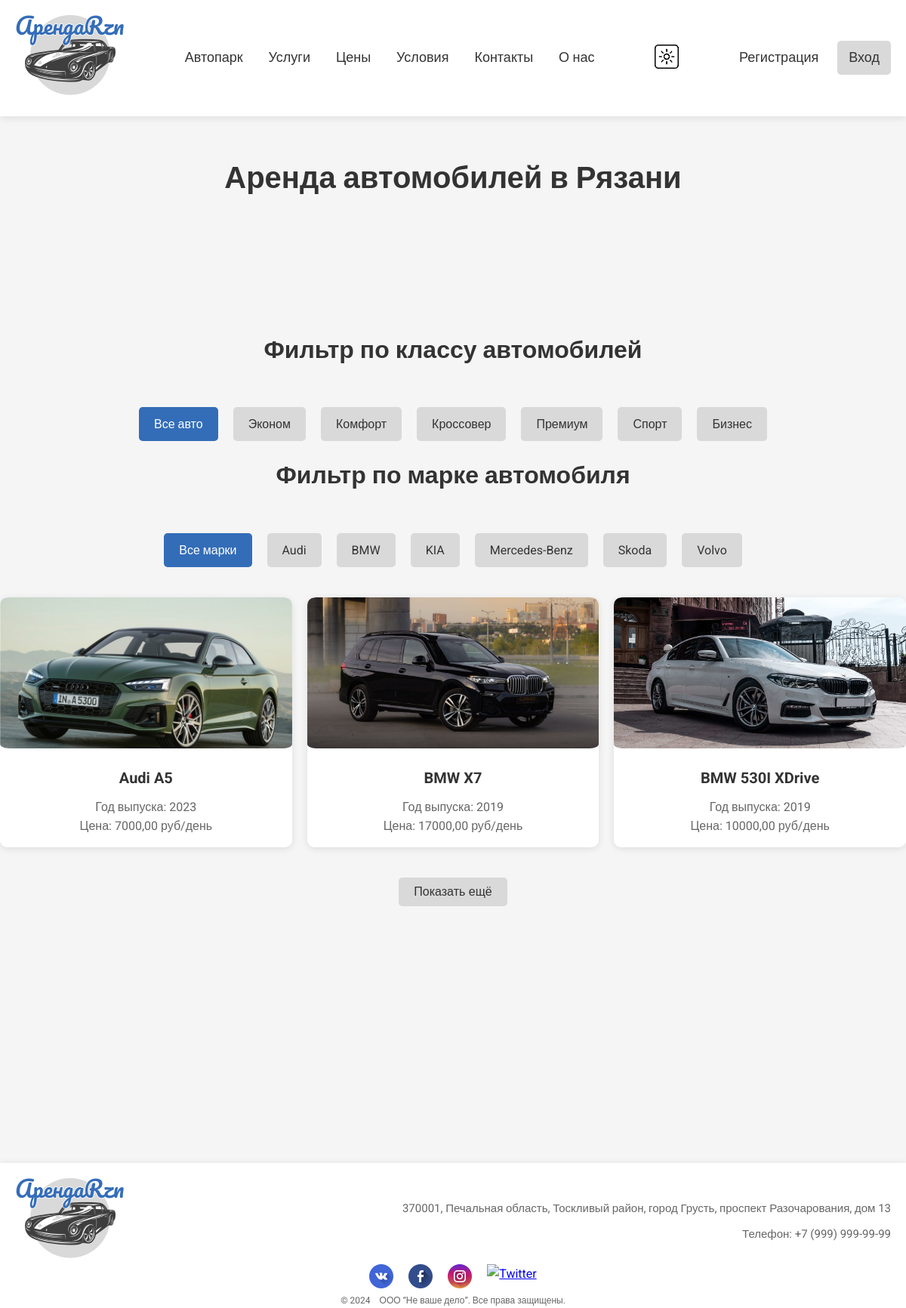
The app's page /rent/ with its own data.
### cars/models.py (models this page shows, shortened)
class CarClasses(models.Model):
    name = models.CharField(max_length=64, unique=True)
    description = models.TextField()

class CarBrands(models.Model):
    name = models.CharField(max_length=64, unique=True)
    def __str__(self) -> str:
        return self.name

class Cars(models.Model):
    brand = models.ForeignKey(CarBrands, on_delete=models.PROTECT)
    model = models.CharField(max_length=64)
    year = models.IntegerField()
    image = models.ImageField(upload_to='car_img', blank=True)
    description = models.TextField(blank=True)
    price = models.DecimalField(max_digits=9, decimal_places=2)
    carClass = models.ForeignKey(CarClasses, on_delete=models.PROTECT)
    is_rented = models.BooleanField(default=False)

### cars/views.py (the view)
# urls.py: path('rent/', include('cars.urls', namespace='cars')),
def rent(request):
    car_classes = CarClasses.objects.all()
    car_brands = CarBrands.objects.all()
    selected_class = request.GET.get('class')
    selected_brand = request.GET.get('brand')
    cars = Cars.objects.all()
    if selected_class and selected_class != 'all':
        cars = cars.filter(carClass__name=selected_class)
    if selected_brand and selected_brand != 'all':
        cars = cars.filter(brand__name=selected_brand)
    context = {
    'car_classes': car_classes,
    'car_brands': car_brands,
    'cars': cars,
    'selected_class': selected_class,
    'selected_brand': selected_brand,
    'title': 'Автопарк',
    }
    return render(request, 'cars/rent.html', context)

### cars/templates/cars/rent.html (shortened to what this page needs)
{% extends 'cars/base.html' %}
{% load static %}
{% block css %}
    <link rel="stylesheet" href='{% static "css/rent.css" %}' />
{% endblock %}
{% block context %}
<section class="welcome-section">
    <h1>Аренда автомобилей в Рязани</h1>
  </section>
<section class="filter-section">
    <h2>Фильтр по классу автомобилей</h2>
    <div class="overlap">
      <a href="?class=all{% if selected_brand %}&brand={{ selected_brand }}{% endif %}" class="filter-btn {% if not selected_class or selected_class == 'all' %}active{% endif %}">Все авто</a>
      {% for car_class in car_classes %}
          <a href="?class={{ car_class.name }}{% if selected_brand %}&brand={{ selected_brand }}{% endif %}" class="filter-btn {% if selected_class == car_class.name %}active{% endif %}">
              {{ car_class.name }}
          </a>
      {% endfor %}
    </div>
    <h2>Фильтр по марке автомобиля</h2>
    <div class="overlap">
            <a href="?brand=all{% if selected_class %}&class={{ selected_class }}{% endif %}" class="filter-btn {% if not selected_brand or selected_brand == 'all' %}active{% endif %}">Все марки</a>
            {% for car_brand in car_brands %}
                <a href="?brand={{ car_brand.name }}{% if selected_class %}&class={{ selected_class }}{% endif %}" class="filter-btn {% if selected_brand == car_brand.name %}active{% endif %}">
                    {{ car_brand.name }}
                </a>
            {% endfor %}
    </div>
    {% if cars %}
    <div class="car-cards">
        {% for car in cars %}
        {% if car.is_rented == False %}
        <div class="car-card light-theme">
            <a href="{% url 'cars:page_car' car.id %}">
              <img class="car-image" src="{{ car.image.url }}" alt="{{ car.model }}">
            </a>
            <div class="car-info light-theme">
              <h3>{{ car.brand }} {{ car.model }}</h3>
              <p>Год выпуска: {{ car.year }}</p>
              <p>Цена: {{ car.price }} руб/день</p>
            </div>
        </div>
        {% endif %}
        {% endfor %}
    </div>
    {% else %}
    <div class="car-none">
      <p>Автомобили не найдены.</p>
      <a href="?brand=all" class="load-more">Сбросить фильтр</a>
    </div>
    {% endif %}
    <button id="load-more" class="load-more">Показать ещё</button>
</section>
{% endblock %}

### static/css/global.css (style rules this page uses)
* { margin: 0; padding: 0; box-sizing: border-box; }
body.light-theme { background-color: #f5f5f5; color: #333; }
body, html { font-family: "Roboto", sans-serif; line-height: 1.6; height: 100%; }

### static/css/rent.css (style rules this page uses)
.welcome-section { margin-top: 50px; margin-bottom: 50px; }
.welcome-section h1 { font-size: 2.5rem; margin-bottom: 20px; }
.filter-section { text-align: center; margin: 100px 0; max-width: 1280px; width: 100%; }
.filter-section h2 { font-size: 2rem; margin-bottom: 50px; }
.overlap { display: flex; justify-content: center; margin: 20px 0; gap: 20px; }
.filter-btn { padding: 10px 20px; border: none; background-color: #d9d9d9; color: #333; border-radius: 5px; cursor: pointer; text-decoration: none; font-size: 1rem; transition: background-color 0.3s ease; }
.filter-btn.active { color: #fff; background-color: #336db8; }
.car-cards { display: grid; grid-template-columns: repeat(3, 1fr); grid-gap: 20px; margin-top: 40px; }
.car-card { border-radius: 10px; overflow: hidden; box-shadow: 0 2px 10px rgba(0, 0, 0, 0.1); transition: transform 0.3s ease; cursor: pointer; }
.car-card.light-theme { background-color: #fff; }
.car-image { width: 100%; height: 200px; border-radius: 3%; object-fit: cover; }
.car-info { padding: 15px; text-align: center; }
.car-info.light-theme { background-color: #fff; }
.car-info h3 { margin-bottom: 10px; font-size: 1.25rem; }
.car-info.light-theme p { color: #666; }
.car-info p { font-size: 1rem; color: #666; }
.load-more { margin: 40px auto; padding: 10px 20px; background-color: #d9d9d9; color: #333; border: none; border-radius: 5px; cursor: pointer; font-size: 1rem; display: block; text-decoration: none; }

### records on screen
CarClasses: name "Эконом"
CarClasses: name "Комфорт"
CarClasses: name "Кроссовер"
CarClasses: name "Премиум"
CarClasses: name "Спорт"
CarClasses: name "Бизнес"
CarBrands: name "Audi"
CarBrands: name "BMW"
CarBrands: name "KIA"
CarBrands: name "Mercedes-Benz"
CarBrands: name "Skoda"
CarBrands: name "Volvo"
Cars: image (picture), brand "Audi", model "A5", year "2023", price "7000,00"
Cars: image (picture), brand "BMW", model "X7", year "2019", price "17000,00"
Cars: image (picture), brand "BMW", model "530I XDrive", year "2019", price "10000,00"
